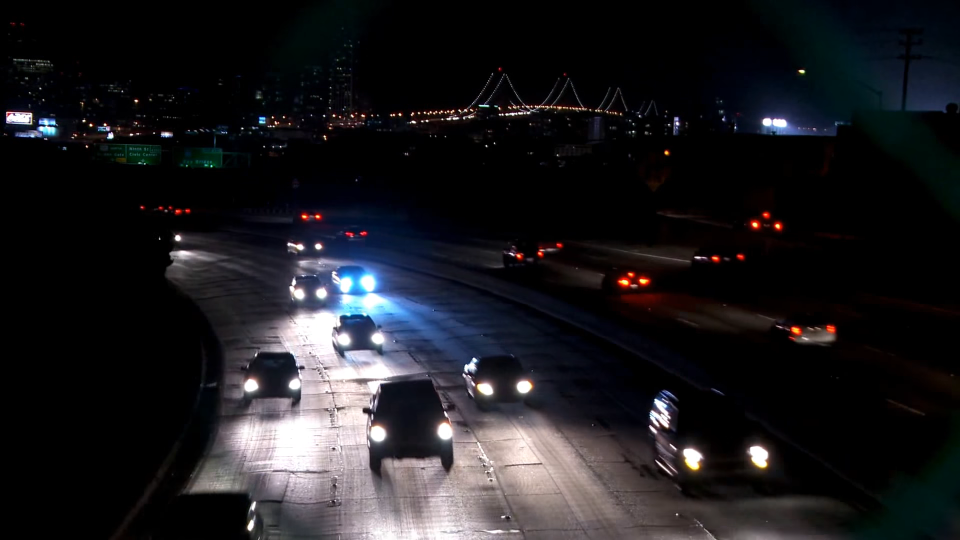
#> input picture image1.png, 1920 x 1080 px (shown at 1/2 size)
$ python -i image_processing.py   (imports and definitions only)
#> lines starting #> are read from the running program, lines starting #| are printed output that depends on the picture
### performance_statistics.py
stats = []
stats_average = []

# Ajoute une valeur à une statistique
def add_stat(name, value):

    added = False
    for i in range(len(stats)):
        if stats[i][0] == name:
            stats_average[i][0] += value
            stats_average[i][1] += 1
            stats[i][1] = stats_average[i][0] / stats_average[i][1]

            added = True

    if added == False:
        stats.append([name, value])
        stats_average.append([value, 1])
        added = True


# Reset les statistiques
def reset_module():
    stats = {}

### motion_detection.py
from skimage import measure
import math
import numpy as np


class Motion_Detection:
    def __init__(self, shouldCombine=True, min_size_ratio=0.001):
        self.shouldCombine = shouldCombine
        self.min_size_ratio = min_size_ratio

    # Trouve les objets en mouvements
    def find_boxes(self, image):
        min = image.size * self.min_size_ratio
        contours = measure.find_contours(image)
        boxes = []
        for contour in contours:
            Xmin = np.min(contour[:, 0])
            Xmax = np.max(contour[:, 0])
            Ymin = np.min(contour[:, 1])
            Ymax = np.max(contour[:, 1])

            box = Box(Point(Xmin, Ymin), Point(Xmax, Ymax))
            boxes.append(box)

        if self.shouldCombine:
            boxes = self.combine(boxes)

        final_boxes = []
        for box in boxes:
            if box != None and box.size() >= min:
                final_boxes.append(box)

        return final_boxes

    # Combine les box qui se touchent
    def combine(self, boxes):
        combined = True
        while combined == True:
            combined = False
            for box1 in boxes:
                if box1 != None:
                    for j, box2 in enumerate(boxes):
                        if (
                            box2 != None
                            and box1 != box2
                            and (box1.contains(box2.p1) or box1.contains(box2.p2))
                        ):
                            combined = True
                            box1.p1 = Point(
                                min_val(box1.p1.x, box2.p1.x),
                                min_val(box1.p1.y, box2.p1.y),
                            )
                            box1.p2 = Point(
                                max_val(box1.p2.x, box2.p2.x),
                                max_val(box1.p2.y, box2.p2.y),
                            )
                            boxes[j] = None
        return boxes


# Classe représentant un point
class Point:
    def __init__(self, x, y):
        self.x = x
        self.y = y

    # Repositionne le point selon une nouvelle dimension
    def resize(self, ratio):
        self.x = math.floor(self.x * ratio)
        self.y = math.floor(self.y * ratio)


class Box:
    def __init__(self, p1, p2=Point(0, 0)):
        self.p1 = p1
        self.p2 = p2

    # Retourne l'aire de la boite
    def size(self):
        return (self.p2.x - self.p1.x) * (self.p2.y - self.p1.y)

    # Vérifie si un point x,y se trouve dans la boite
    # [25 lines left out: functions contains, resize, max_val, min_val, not called in this run]

### image_processing.py
import numpy as np
from collections import deque
from time import time
import cv2
from scipy.signal import convolve2d
from motion_detection import Motion_Detection
import performance_statistics


class ImageProcessing:
    def __init__(
        self,
        diff_threshold=20,
        scale_ratio=0.2,
        compression_ratio=0.5,
        bg_buffer_size=10,
        motion_buffer_size=2,
        kernel=5,
        gaussian_algo="CV2",
        min_size_ratio=0.001,
        shouldCombine=True,
    ):
        self.diff_threshold = int(diff_threshold)
        self.scale_ratio = float(scale_ratio)
        self.compression_ratio = float(compression_ratio)
        self.kernel = kernel

        self.gaussian_algo = gaussian_algo

        self.min_size_ratio = float(min_size_ratio)
        self.shouldCombine = shouldCombine

        self.bg_buffer_size = int(bg_buffer_size)
        self.motion_buffer_size = int(motion_buffer_size)

        self.bg_buffer = deque(maxlen=bg_buffer_size)
        self.motion_buffer = deque(maxlen=motion_buffer_size)
        self.orig_frames = deque(maxlen=motion_buffer_size)
        self.motion_detection = Motion_Detection(
            shouldCombine=self.shouldCombine, min_size_ratio=self.min_size_ratio
        )
        self.bg_sum = None
        self.color_movement = None
        self.detection = None

        performance_statistics.reset_module()

    # Filtre le mouvement dans l'image
    def process_image(self, image):
        img = image
        a = time()
        img = self.resize_cv(img, self.scale_ratio)
        img = self.gaussian_blur(img)
        img_float = img.astype("float32")
        b = time()
        performance_statistics.add_stat("image preparation", b - a)

        a = time()
        self.add_to_background(img_float)
        self.motion_buffer.append(img_float)
        b = time()
        performance_statistics.add_stat("image buffers", b - a)

        a = time()
        background_average = self.calc_background_average()
        b = time()
        performance_statistics.add_stat("background average", b - a)

        a = time()
        movement_average = self.calc_weighted_movement_average(img_float.shape)
        b = time()
        performance_statistics.add_stat("weighted movement average", b - a)

        a = time()
        if len(self.bg_buffer):
            movement = self.substract_image(movement_average, background_average)
        else:
            movement = np.zeros(movement_average.shape)
        self.color_movement = movement
        self.apply_diff_threshold(movement)
        movement = movement.astype("uint8")
        b = time()
        performance_statistics.add_stat("image substraction", b - a)

        a = time()
        movement = self.rgb2gray(movement)
        movement[movement > 0] = 254

        self.detection = self.resize_cv(
            movement,
            self.compression_ratio / self.scale_ratio,
        )

        boxes = self.motion_detection.find_boxes(self.detection)
        b = time()
        performance_statistics.add_stat("motion area detection", b - a)

        return image, self.color_movement, self.detection, boxes

    # Filtre gaussien
    def custom_gaussian(self, image):
        img = []
        for d in range(3):
            img.append(
                convolve2d(
                    image[:, :, d],
                    np.ones((self.kernel, self.kernel)) * 1 / (self.kernel ** 2),
                    "same",
                    "symm",
                ),
            )
        im_conv = np.stack(img, axis=2).astype("uint8")
        return im_conv

    # Resize une image selon un coefficient
    def resize_cv(self, image, coefficient):
        return cv2.resize(
            image,
            (int(image.shape[1] * coefficient), int(image.shape[0] * coefficient)),
            cv2.INTER_CUBIC,
        )

    # Applique un filtre gaussien sur une image
    def gaussian_blur(self, image):
        img = image

        # Un kernel doit être plus grand que 0 et impaire
        if self.kernel <= 0:
            self.kernel = 1
        elif self.kernel % 2 == 0:
            self.kernel = self.kernel + 1
        if self.gaussian_algo == "CV2":
            img = cv2.GaussianBlur(img, (self.kernel, self.kernel), 0)
        else:
            img = self.custom_gaussian(img)
        return img

    # Valeur absolue de la soustraction de deux images
    def substract_image(self, img1, img2):
        diff = np.abs(img2 - img1)
        return diff

    # Met l'image en noir et blanc selon le threshold
    def apply_diff_threshold(self, image):
        image[image < self.diff_threshold] = 0
        image[image >= self.diff_threshold] = 255
        return image

    # Met l'image en teinte de gris
    def rgb2gray(self, image):
        return np.mean(image, -1)

    # Ajoute l'image à la queue du background
    def add_to_background(self, image):
        if len(self.motion_buffer) == self.motion_buffer_size:
            frame = self.motion_buffer[0]
        else:
            frame = image
        if self.bg_sum is None:
            self.bg_sum = np.zeros(frame.shape, dtype="float32")
        elif len(self.bg_buffer) == self.bg_buffer_size:
            self.bg_sum = self.bg_sum - self.bg_buffer[0]
        self.bg_sum = self.bg_sum + frame
        self.bg_buffer.append(frame)

    # Calcule la moyenne des images du background
    def calc_background_average(self):
        return self.bg_sum / len(self.bg_buffer)

    # Calcule la moyenne pondérée des images de mouvements
    def calc_weighted_movement_average(self, movement_shape):
        weighted_sum = np.zeros(movement_shape, dtype="float32")
        i = 0
        total = 0
        for frame in self.motion_buffer:
            i += 1
            total += i
            weighted_sum = weighted_sum + frame * i
        return weighted_sum / total

>>> import cv2
>>> picture = cv2.cvtColor(cv2.imread('image1.png'), cv2.COLOR_BGR2RGB)
>>> result = ImageProcessing().process_image(picture)
#> in resize_cv, `return cv2.resize( image, (int(image.shape[1] * coefficient), int(imag..`:
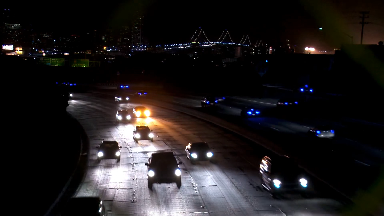
#> returned value: shape (216, 384, 3); mean of channels 0, 1, 2 28.7, 27.9, 31.3; drawn as B, G, R
#> in gaussian_blur, `img = cv2.GaussianBlur(img, (self.kernel, self.kernel), 0)`:
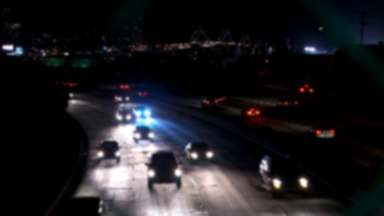
#> img: shape (216, 384, 3); mean R, G, B 28.7, 27.9, 31.3
#> in substract_image, `diff = np.abs(img2 - img1)`: diff: shape (216, 384, 3) float32; every value is 0
#> in process_image, `movement = movement.astype("uint8")`: movement: shape (216, 384, 3); every value is 0
#> in rgb2gray, `return np.mean(image, -1)`: returned value: shape (216, 384) float64; every value is 0
#> in resize_cv (call 2), `return cv2.resize( image, (int(image.shape[1] * coefficient), int(imag..`: returned value: shape (540, 960) float64; every value is 0
#> in find_boxes, `contours = measure.find_contours(image)`: contours = []
